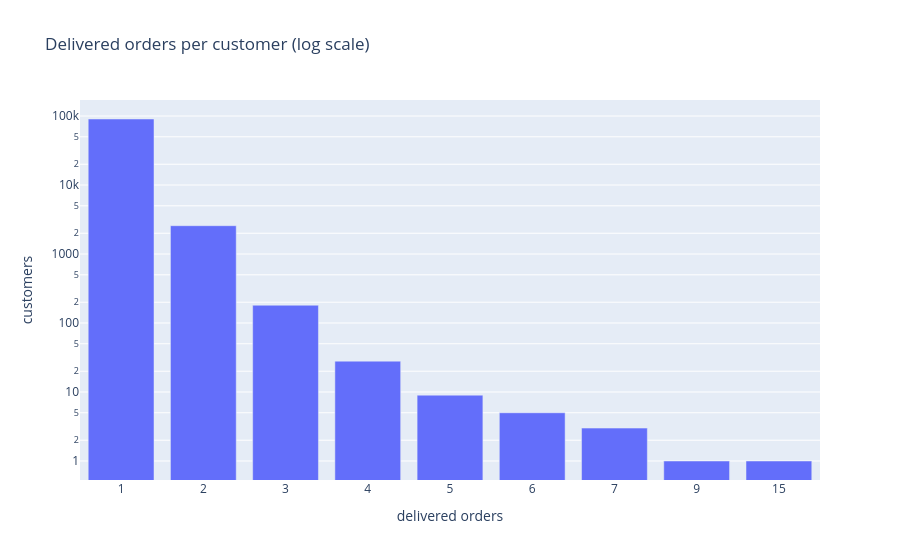

Notebook code cell kept with this figure:
### Code cell
fig = px.bar(x=freq.index.astype(str), y=freq.values, log_y=True,
             title="Delivered orders per customer (log scale)",
             labels={"x": "delivered orders", "y": "customers"})
fig.show()

### Figure 1 — Plotly figure (JSON) as saved in the notebook; plotly's stock layout.template omitted (floating-point values rounded to 4 significant figures)
{"data": [{"hovertemplate": "delivered orders=%{x}<br>customers=%{y}<extra></extra>", "legendgroup": "", "marker": {"color": "#636efa", "pattern": {"shape": ""}}, "name": "", "orientation": "v", "showlegend": false, "textposition": "auto", "type": "bar", "x": ["1", "2", "3", "4", "5", "6", "7", "9", "15"], "xaxis": "x", "y": [90557, 2573, 181, 28, 9, 5, 3, 1, 1], "yaxis": "y"}], "layout": {"barmode": "relative", "legend": {"tracegroupgap": 0}, "title": {"text": "Delivered orders per customer (log scale)"}, "xaxis": {"anchor": "y", "domain": [0.0, 1.0], "title": {"text": "delivered orders"}}, "yaxis": {"anchor": "x", "domain": [0.0, 1.0], "title": {"text": "customers"}, "type": "log"}}}
